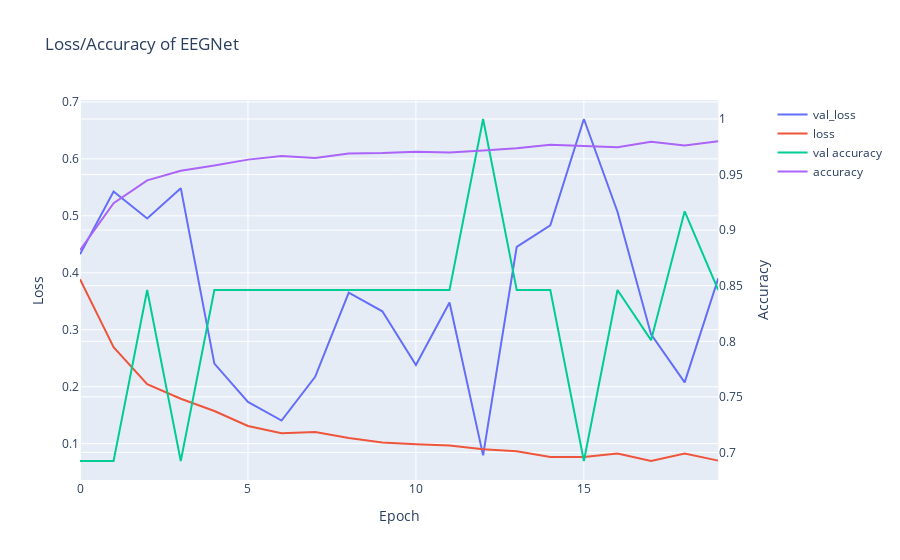
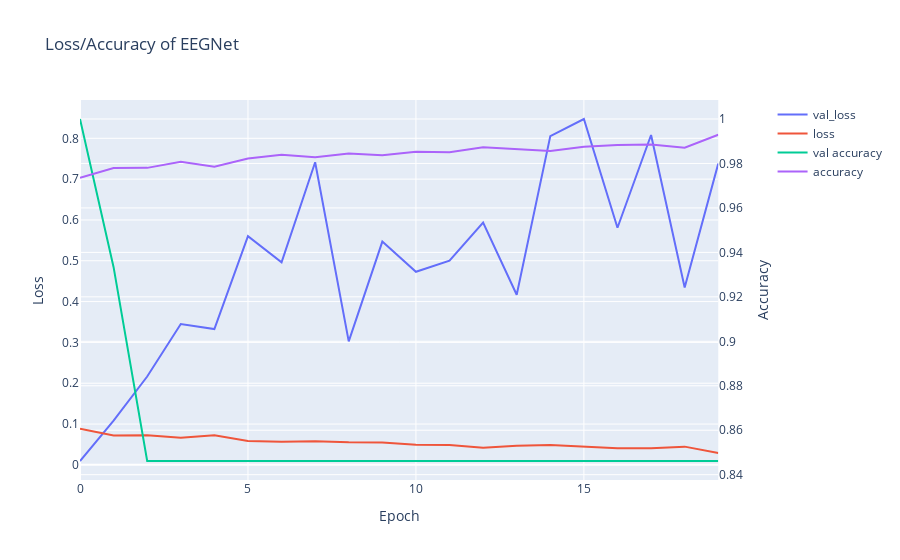
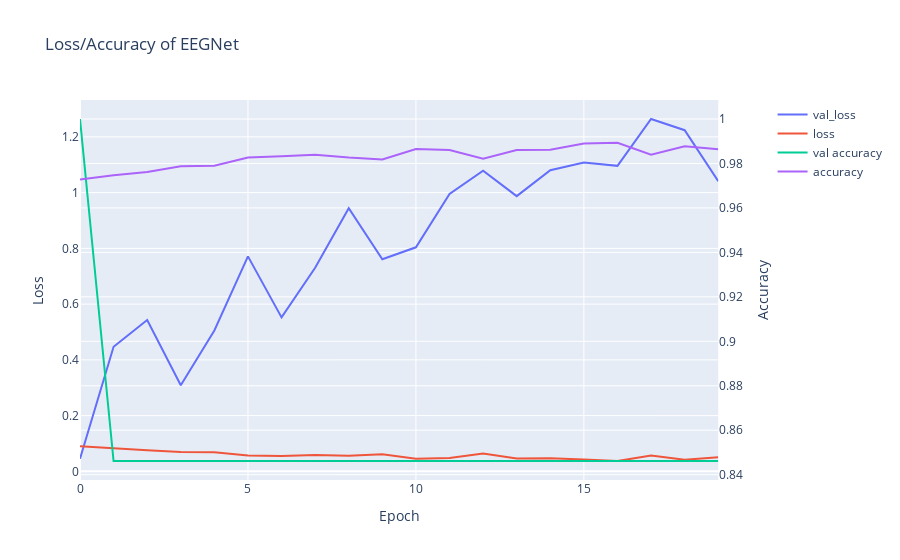
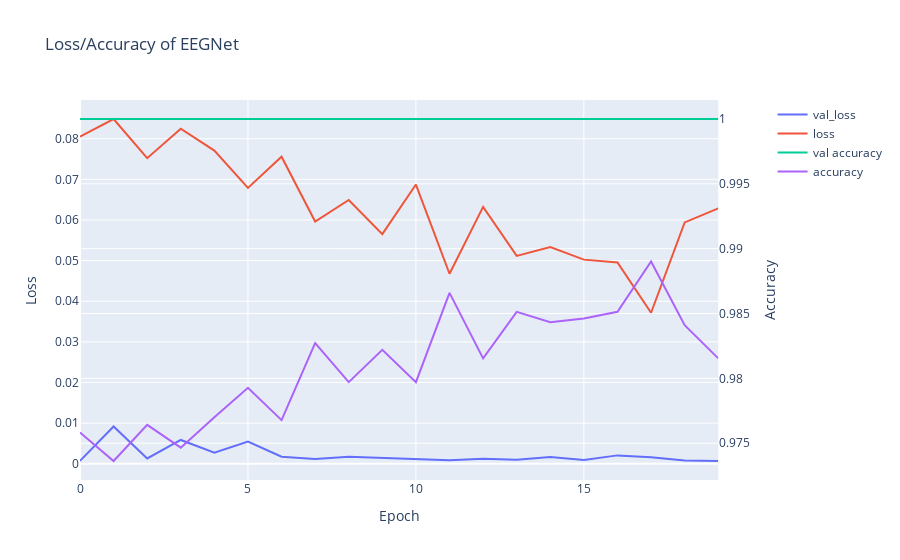

Notebook cell for these charts, in order:
### Code cell
#probs_EEGNet = EEGNet_classification(train_data, test_data, val_data, train_labels, test_labels, val_labels, data_type, epoched = True)
kfold_EEGNet_classification(data, labels, 8, data_type, epoched = True)

### Figure 1 — Plotly figure (JSON) as saved in the notebook; plotly's stock layout.template omitted (floating-point values rounded to 4 significant figures)
{"data": [{"name": "val_loss", "type": "scatter", "xaxis": "x", "y": [0.4324, 0.5428, 0.4954, 0.5486, 0.2405, 0.1734, 0.1407, 0.2173, 0.3652, 0.3324, 0.238, 0.3478, 0.0795, 0.4456, 0.4835, 0.67, 0.5073, 0.2919, 0.2076, 0.3905], "yaxis": "y"}, {"name": "loss", "type": "scatter", "xaxis": "x", "y": [0.3887, 0.2696, 0.2045, 0.179, 0.1574, 0.1311, 0.1183, 0.1206, 0.11, 0.1021, 0.09908, 0.09673, 0.09043, 0.08685, 0.07681, 0.07668, 0.08283, 0.06965, 0.08259, 0.07032], "yaxis": "y"}, {"name": "val accuracy", "type": "scatter", "xaxis": "x", "y": [0.6923, 0.6923, 0.8462, 0.6923, 0.8462, 0.8462, 0.8467, 0.8462, 0.8462, 0.8462, 0.8462, 0.8462, 1, 0.8462, 0.8462, 0.6923, 0.8462, 0.801, 0.9169, 0.8462], "yaxis": "y2"}, {"name": "accuracy", "type": "scatter", "xaxis": "x", "y": [0.8821, 0.9243, 0.9448, 0.9534, 0.9581, 0.9634, 0.9667, 0.965, 0.9689, 0.9694, 0.9706, 0.9698, 0.9717, 0.9736, 0.9769, 0.9756, 0.9746, 0.9796, 0.9763, 0.9801], "yaxis": "y2"}], "layout": {"title": {"text": "Loss/Accuracy of EEGNet"}, "xaxis": {"anchor": "y", "domain": [0, 0.94], "title": {"text": "Epoch"}}, "yaxis": {"anchor": "x", "domain": [0, 1], "title": {"text": "Loss"}}, "yaxis2": {"anchor": "x", "overlaying": "y", "side": "right", "title": {"text": "Accuracy"}}}}

### Figure 2 — Plotly figure (JSON) as saved in the notebook; plotly's stock layout.template omitted (floating-point values rounded to 4 significant figures)
{"data": [{"name": "val_loss", "type": "scatter", "xaxis": "x", "y": [0.009468, 0.1084, 0.2164, 0.3449, 0.3327, 0.5601, 0.4962, 0.7414, 0.3025, 0.547, 0.473, 0.5002, 0.5936, 0.4168, 0.8054, 0.8473, 0.5809, 0.8082, 0.4344, 0.7382], "yaxis": "y"}, {"name": "loss", "type": "scatter", "xaxis": "x", "y": [0.08849, 0.07217, 0.07238, 0.06628, 0.07247, 0.05837, 0.05673, 0.05797, 0.05535, 0.05492, 0.04933, 0.04893, 0.04185, 0.04681, 0.04858, 0.04375, 0.04045, 0.04049, 0.04464, 0.02896], "yaxis": "y"}, {"name": "val accuracy", "type": "scatter", "xaxis": "x", "y": [1, 0.9333, 0.8462, 0.8462, 0.8462, 0.8462, 0.8462, 0.8462, 0.8462, 0.8462, 0.8462, 0.8462, 0.8462, 0.8462, 0.8462, 0.8462, 0.8462, 0.8462, 0.8462, 0.8462], "yaxis": "y2"}, {"name": "accuracy", "type": "scatter", "xaxis": "x", "y": [0.9736, 0.9779, 0.978, 0.9808, 0.9785, 0.9822, 0.9839, 0.9828, 0.9845, 0.9837, 0.9853, 0.9851, 0.9873, 0.9864, 0.9856, 0.9875, 0.9884, 0.9885, 0.9871, 0.9929], "yaxis": "y2"}], "layout": {"title": {"text": "Loss/Accuracy of EEGNet"}, "xaxis": {"anchor": "y", "domain": [0, 0.94], "title": {"text": "Epoch"}}, "yaxis": {"anchor": "x", "domain": [0, 1], "title": {"text": "Loss"}}, "yaxis2": {"anchor": "x", "overlaying": "y", "side": "right", "title": {"text": "Accuracy"}}}}

### Figure 3 — Plotly figure (JSON) as saved in the notebook; plotly's stock layout.template omitted (floating-point values rounded to 4 significant figures)
{"data": [{"name": "val_loss", "type": "scatter", "xaxis": "x", "y": [0.04549, 0.4469, 0.5432, 0.3088, 0.5054, 0.7713, 0.5522, 0.7306, 0.9441, 0.7609, 0.8038, 0.9954, 1.078, 0.9873, 1.081, 1.108, 1.096, 1.264, 1.224, 1.041], "yaxis": "y"}, {"name": "loss", "type": "scatter", "xaxis": "x", "y": [0.09006, 0.08199, 0.07617, 0.06934, 0.06853, 0.05704, 0.05522, 0.05842, 0.05637, 0.06098, 0.04569, 0.04826, 0.06382, 0.04601, 0.04689, 0.04239, 0.03721, 0.05677, 0.04172, 0.0507], "yaxis": "y"}, {"name": "val accuracy", "type": "scatter", "xaxis": "x", "y": [1, 0.8462, 0.8462, 0.8462, 0.8462, 0.8462, 0.8462, 0.8462, 0.8462, 0.8462, 0.8462, 0.8462, 0.8462, 0.8462, 0.8462, 0.8462, 0.8462, 0.8462, 0.8462, 0.8462], "yaxis": "y2"}, {"name": "accuracy", "type": "scatter", "xaxis": "x", "y": [0.9727, 0.9747, 0.9761, 0.9788, 0.979, 0.9827, 0.9832, 0.984, 0.9826, 0.9818, 0.9865, 0.986, 0.9821, 0.986, 0.9862, 0.989, 0.9893, 0.984, 0.9878, 0.9864], "yaxis": "y2"}], "layout": {"title": {"text": "Loss/Accuracy of EEGNet"}, "xaxis": {"anchor": "y", "domain": [0, 0.94], "title": {"text": "Epoch"}}, "yaxis": {"anchor": "x", "domain": [0, 1], "title": {"text": "Loss"}}, "yaxis2": {"anchor": "x", "overlaying": "y", "side": "right", "title": {"text": "Accuracy"}}}}

### Figure 4 — Plotly figure (JSON) as saved in the notebook; plotly's stock layout.template omitted (floating-point values rounded to 4 significant figures)
{"data": [{"name": "val_loss", "type": "scatter", "xaxis": "x", "y": [0.0006992, 0.009168, 0.001291, 0.005858, 0.002736, 0.005462, 0.001739, 0.001143, 0.001698, 0.001366, 0.001105, 0.000859, 0.001255, 0.0009911, 0.001668, 0.0009239, 0.002059, 0.001571, 0.0007988, 0.000675], "yaxis": "y"}, {"name": "loss", "type": "scatter", "xaxis": "x", "y": [0.08051, 0.08485, 0.07522, 0.08244, 0.07706, 0.06789, 0.07558, 0.05961, 0.06493, 0.0565, 0.06871, 0.04676, 0.06323, 0.05116, 0.05334, 0.05024, 0.04953, 0.03717, 0.05939, 0.06284], "yaxis": "y"}, {"name": "val accuracy", "type": "scatter", "xaxis": "x", "y": [1, 1, 1, 1, 1, 1, 1, 1, 1, 1, 1, 1, 1, 1, 1, 1, 1, 1, 1, 1], "yaxis": "y2"}, {"name": "accuracy", "type": "scatter", "xaxis": "x", "y": [0.9758, 0.9736, 0.9764, 0.9747, 0.977, 0.9793, 0.9768, 0.9827, 0.9797, 0.9822, 0.9797, 0.9866, 0.9815, 0.9851, 0.9843, 0.9846, 0.9851, 0.989, 0.9841, 0.9815], "yaxis": "y2"}], "layout": {"title": {"text": "Loss/Accuracy of EEGNet"}, "xaxis": {"anchor": "y", "domain": [0, 0.94], "title": {"text": "Epoch"}}, "yaxis": {"anchor": "x", "domain": [0, 1], "title": {"text": "Loss"}}, "yaxis2": {"anchor": "x", "overlaying": "y", "side": "right", "title": {"text": "Accuracy"}}}}
